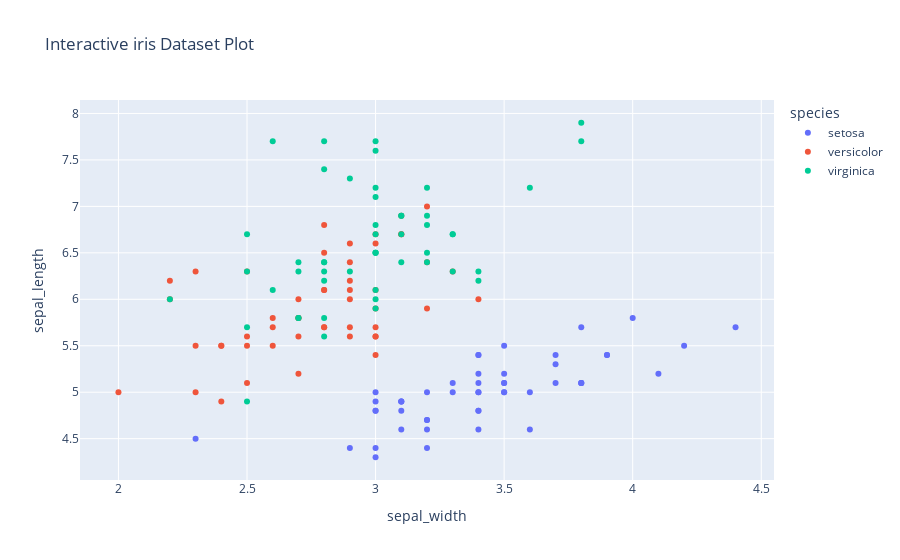

The notebook cell saved with this chart:
### Code cell
import plotly.express as px

dt = px.data.iris()

fig = px.scatter(dt, x='sepal_width', y = 'sepal_length', color='species',
                title = "Interactive iris Dataset Plot")
fig.show()

### Figure 1 — Plotly figure (JSON) as saved in the notebook; plotly's stock layout.template omitted (floating-point values rounded to 4 significant figures)
{"data": [{"hovertemplate": "species=setosa<br>sepal_width=%{x}<br>sepal_length=%{y}<extra></extra>", "legendgroup": "setosa", "marker": {"color": "#636efa", "symbol": "circle"}, "mode": "markers", "name": "setosa", "orientation": "v", "showlegend": true, "type": "scatter", "x": [3.5, 3, 3.2, 3.1, 3.6, 3.9, 3.4, 3.4, 2.9, 3.1, 3.7, 3.4, 3, 3, 4, 4.4, 3.9, 3.5, 3.8, 3.8, 3.4, 3.7, 3.6, 3.3, 3.4, 3, 3.4, 3.5, 3.4, 3.2, 3.1, 3.4, 4.1, 4.2, 3.1, 3.2, 3.5, 3.1, 3, 3.4, 3.5, 2.3, 3.2, 3.5, 3.8, 3, 3.8, 3.2, 3.7, 3.3], "xaxis": "x", "y": [5.1, 4.9, 4.7, 4.6, 5, 5.4, 4.6, 5, 4.4, 4.9, 5.4, 4.8, 4.8, 4.3, 5.8, 5.7, 5.4, 5.1, 5.7, 5.1, 5.4, 5.1, 4.6, 5.1, 4.8, 5, 5, 5.2, 5.2, 4.7, 4.8, 5.4, 5.2, 5.5, 4.9, 5, 5.5, 4.9, 4.4, 5.1, 5, 4.5, 4.4, 5, 5.1, 4.8, 5.1, 4.6, 5.3, 5], "yaxis": "y"}, {"hovertemplate": "species=versicolor<br>sepal_width=%{x}<br>sepal_length=%{y}<extra></extra>", "legendgroup": "versicolor", "marker": {"color": "#EF553B", "symbol": "circle"}, "mode": "markers", "name": "versicolor", "orientation": "v", "showlegend": true, "type": "scatter", "x": [3.2, 3.2, 3.1, 2.3, 2.8, 2.8, 3.3, 2.4, 2.9, 2.7, 2, 3, 2.2, 2.9, 2.9, 3.1, 3, 2.7, 2.2, 2.5, 3.2, 2.8, 2.5, 2.8, 2.9, 3, 2.8, 3, 2.9, 2.6, 2.4, 2.4, 2.7, 2.7, 3, 3.4, 3.1, 2.3, 3, 2.5, 2.6, 3, 2.6, 2.3, 2.7, 3, 2.9, 2.9, 2.5, 2.8], "xaxis": "x", "y": [7, 6.4, 6.9, 5.5, 6.5, 5.7, 6.3, 4.9, 6.6, 5.2, 5, 5.9, 6, 6.1, 5.6, 6.7, 5.6, 5.8, 6.2, 5.6, 5.9, 6.1, 6.3, 6.1, 6.4, 6.6, 6.8, 6.7, 6, 5.7, 5.5, 5.5, 5.8, 6, 5.4, 6, 6.7, 6.3, 5.6, 5.5, 5.5, 6.1, 5.8, 5, 5.6, 5.7, 5.7, 6.2, 5.1, 5.7], "yaxis": "y"}, {"hovertemplate": "species=virginica<br>sepal_width=%{x}<br>sepal_length=%{y}<extra></extra>", "legendgroup": "virginica", "marker": {"color": "#00cc96", "symbol": "circle"}, "mode": "markers", "name": "virginica", "orientation": "v", "showlegend": true, "type": "scatter", "x": [3.3, 2.7, 3, 2.9, 3, 3, 2.5, 2.9, 2.5, 3.6, 3.2, 2.7, 3, 2.5, 2.8, 3.2, 3, 3.8, 2.6, 2.2, 3.2, 2.8, 2.8, 2.7, 3.3, 3.2, 2.8, 3, 2.8, 3, 2.8, 3.8, 2.8, 2.8, 2.6, 3, 3.4, 3.1, 3, 3.1, 3.1, 3.1, 2.7, 3.2, 3.3, 3, 2.5, 3, 3.4, 3], "xaxis": "x", "y": [6.3, 5.8, 7.1, 6.3, 6.5, 7.6, 4.9, 7.3, 6.7, 7.2, 6.5, 6.4, 6.8, 5.7, 5.8, 6.4, 6.5, 7.7, 7.7, 6, 6.9, 5.6, 7.7, 6.3, 6.7, 7.2, 6.2, 6.1, 6.4, 7.2, 7.4, 7.9, 6.4, 6.3, 6.1, 7.7, 6.3, 6.4, 6, 6.9, 6.7, 6.9, 5.8, 6.8, 6.7, 6.7, 6.3, 6.5, 6.2, 5.9], "yaxis": "y"}], "layout": {"autosize": true, "legend": {"title": {"text": "species"}, "tracegroupgap": 0}, "title": {"text": "Interactive iris Dataset Plot"}, "xaxis": {"anchor": "y", "autorange": true, "domain": [0, 1], "range": [1.855, 4.545], "title": {"text": "sepal_width"}, "type": "linear"}, "yaxis": {"anchor": "x", "autorange": true, "domain": [0, 1], "range": [4.003, 8.197], "title": {"text": "sepal_length"}, "type": "linear"}}}
